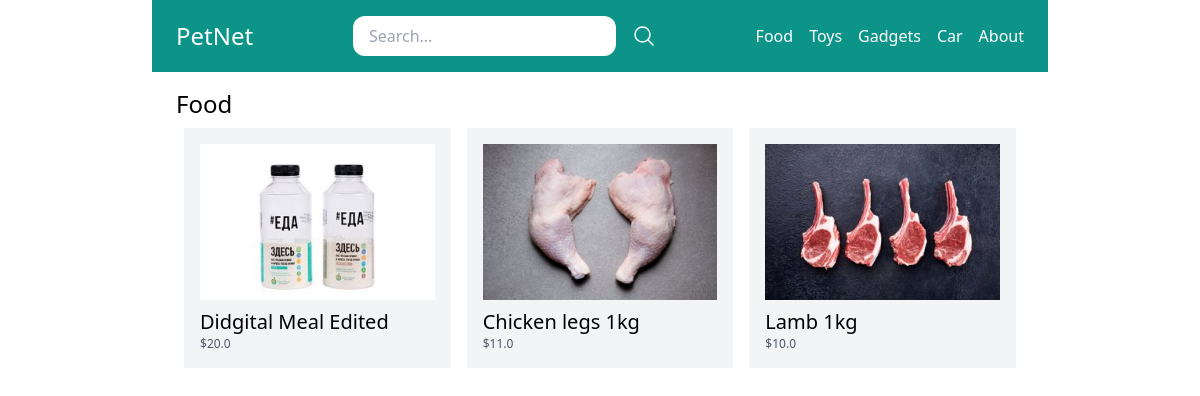
Screenshot of /food/ with the database file from the repository.
### store/models.py (models this page shows, shortened)
class Category(models.Model):
    title = models.CharField(max_length=50)
    slug = models.SlugField(max_length=50)
    class Meta:
        verbose_name_plural = 'Categories'

class Product(models.Model):
    DRAFT = 'draft'
    WAITING_APPROVAL = 'waitingapproval'
    ACTIVE = 'active'
    DELETED = 'deleted'
    STATUS_CHOICES = (
        (DRAFT, 'Draft'),
        (WAITING_APPROVAL, 'Waiting approval'),
        (ACTIVE, 'Active'),
        (DELETED, 'Deleted'),
    )
    user = models.ForeignKey(User, related_name='products', on_delete=models.CASCADE)
    category = models.ForeignKey(Category, related_name='products', on_delete=models.CASCADE)
    title = models.CharField(max_length=50)
    slug = models.SlugField(max_length=50)
    description = models.TextField(blank=True)
    price = models.IntegerField()
    image = models.ImageField(upload_to='uploads/product_images', blank=True, null=True)
    thumbnail = models.ImageField(upload_to='uploads/product_images/thumbnails', blank=True, null=True)
    created_at = models.DateTimeField(auto_now_add=True)
    update_at = models.DateTimeField(auto_now=True)
    status = models.CharField(max_length=60, choices=STATUS_CHOICES, default=ACTIVE)
    class Meta:
        ordering = ('-created_at',)
    def get_display_price(self):
        return self.price / 100
    def get_thumbnail(self):
        if self.thumbnail:
            return self.thumbnail.url

### store/views.py (the view)
# urls.py: path('<slug:slug>/', views.category_detail, name='category_detail'),
def category_detail(request, slug):
    category = get_object_or_404(Category, slug=slug)
    products = category.products.filter(status=Product.ACTIVE)
    return render(request, 'store/category_detail.html', {'category': category, 'products': products})

### store/templatetags/menu.py (called while the page is built)
@register.inclusion_tag('core/menu.html')
def menu():
    categories = Category.objects.all()
    return {'categories': categories}

### store/templates/store/category_detail.html (shortened to what this page needs)
{% extends 'core/base.html' %}
{% block content %}
   <h1 class="text-2xl">{{ category.title }}</h1>
   {% include 'store/partials/products.html'%}
{% endblock %}

### core/templates/core/base.html (shortened to what this page needs)
{% load menu %}
<!doctype html>
<html>
    <head>
    <script src="https://cdn.tailwindcss.com"></script>
    </head>
    <body>
        <nav class="max-w-4xl mx-auto py-4 px-6 flex items-center justify-between bg-teal-600">
            <div class="logo">
                <a href="/" class="text-2xl text-white">PetNet</a>
            </div>
            <div class="search">
                <form method="GET" action="/search/" class="flex items-center space-x-4">
                    <input type="search" name="query" placeholder="Search..." class="py-2 px-4 rounded-xl">
                    <button>
                        <svg xmlns="http://www.w3.org/2000/svg" fill="none" viewBox="0 0 24 24" stroke-width="1.5" stroke="currentColor" class="w-6 h-6 text-white">
                            <path stroke-linecap="round" stroke-linejoin="round" d="M21 21l-5.197-5.197m0 0A7.5 7.5 0 105.196 5.196a7.5 7.5 0 0010.607 10.607z" />
                          </svg>
                    </button>
                </form>
            </div>
            <div class="menu flex space-x-4 items-center">
                {% menu %}
            </div>
        </nav>
        <div class="max-w-4xl mx-auto py-4 px-6">
        {% block content %}
        {% endblock content %}
        </div>
    </body>
</html>

### core/templates/core/menu.html
{% for category in categories %}
    <a href="{% url 'category_detail' category.slug %}" class="text-white">{{ category.title }}</a>
{% endfor %}
<a href="{% url 'about' %}" class="text-white">About</a>

### store/templates/store/partials/products.html
<div class="flex flex-wrap">
    {% for product in products %}
         <div class="product w-1/3 p-2">
              <div class=" p-4 bg-gray-100">
                   <a href="{% url 'product_detail' product.category.slug product.slug %}">
                         <div class="image mb-2">
                              <img src="{{ product.get_thumbnail }}" alt="Image of {{ product.title }}">
                         </div>
                        <h2 class="text-xl">{{ product.title }}</h2>
                        <p class="text-xs text-gray-600">${{product.get_display_price}}</p>
                   </a>
              </div>
         </div>
    {% endfor %}
</div>

### rows the page displays
Category: title "Food"
Category: title "Toys"
Category: title "Gadgets"
Category: title "Car"
Product: get_thumbnail (picture), title "Didgital Meal Edited", get_display_price "20.0"
Product: get_thumbnail (picture), title "Chicken legs 1kg", get_display_price "11.0"
Product: get_thumbnail (picture), title "Lamb 1kg", get_display_price "10.0"
